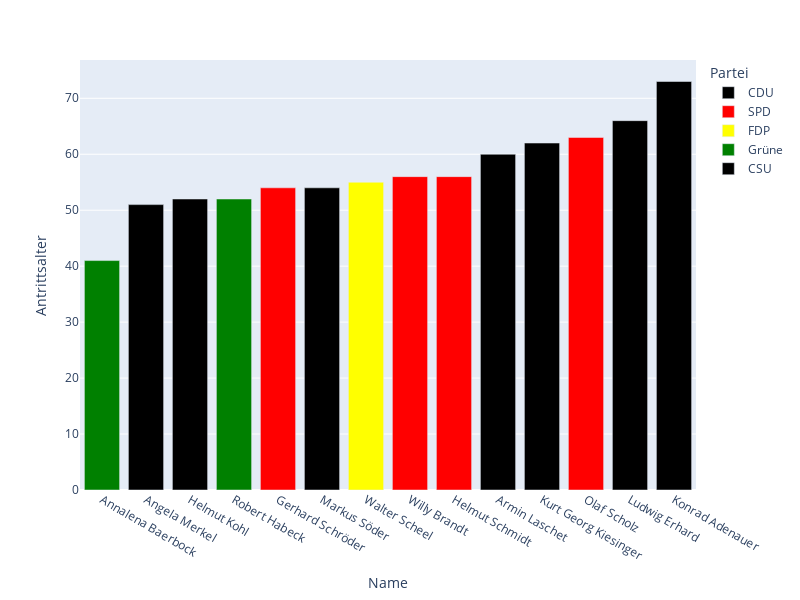

The code cell stored with this chart in its notebook:
### Code cell
import plotly.express as px
fig1 = px.bar(df, x='Name', y='Antrittsalter',
             hover_data=['Name', 'Amtsantritt', "Abtritt"], color='Partei', height=600, width=800, color_discrete_map={
                "CDU":"black",
                "SPD": "red",
                "Grüne": "green",
                "FDP": "yellow",
                "CSU": "black"})
fig1.update_layout(xaxis={'categoryorder':'total ascending'})
fig1.show()

### Figure 1 — Plotly figure (JSON) as saved in the notebook; plotly's stock layout.template omitted (floating-point values rounded to 4 significant figures)
{"data": [{"alignmentgroup": "True", "customdata": [["1949-09-15T00:00:00", "1963-10-16T00:00:00"], ["1963-10-16T00:00:00", "1966-12-01T00:00:00"], ["1966-12-01T00:00:00", "1969-10-21T00:00:00"], ["1982-10-01T00:00:00", "1998-10-27T00:00:00"], ["2005-11-22T00:00:00", "2021-10-31T00:00:00"], ["2021-10-31T00:00:00", 0]], "hovertemplate": "Partei=CDU<br>Name=%{x}<br>Antrittsalter=%{y}<br>Amtsantritt=%{customdata[0]}<br>Abtritt=%{customdata[1]}<extra></extra>", "legendgroup": "CDU", "marker": {"color": "black"}, "name": "CDU", "offsetgroup": "CDU", "orientation": "v", "showlegend": true, "textposition": "auto", "type": "bar", "x": ["Konrad Adenauer", "Ludwig Erhard", "Kurt Georg Kiesinger", "Helmut Kohl", "Angela Merkel", "Armin Laschet"], "xaxis": "x", "y": [73, 66, 62, 52, 51, 60], "yaxis": "y"}, {"alignmentgroup": "True", "customdata": [["1969-10-21T00:00:00", "1974-04-07T00:00:00"], ["1974-04-16T00:00:00", "1982-10-01T00:00:00"], ["1998-10-27T00:00:00", "2005-11-22T00:00:00"], ["2021-10-31T00:00:00", 0]], "hovertemplate": "Partei=SPD<br>Name=%{x}<br>Antrittsalter=%{y}<br>Amtsantritt=%{customdata[0]}<br>Abtritt=%{customdata[1]}<extra></extra>", "legendgroup": "SPD", "marker": {"color": "red"}, "name": "SPD", "offsetgroup": "SPD", "orientation": "v", "showlegend": true, "textposition": "auto", "type": "bar", "x": ["Willy Brandt", "Helmut Schmidt", "Gerhard Schröder", "Olaf Scholz"], "xaxis": "x", "y": [56, 56, 54, 63], "yaxis": "y"}, {"alignmentgroup": "True", "customdata": [["1974-04-07T00:00:00", "1974-04-16T00:00:00"]], "hovertemplate": "Partei=FDP<br>Name=%{x}<br>Antrittsalter=%{y}<br>Amtsantritt=%{customdata[0]}<br>Abtritt=%{customdata[1]}<extra></extra>", "legendgroup": "FDP", "marker": {"color": "yellow"}, "name": "FDP", "offsetgroup": "FDP", "orientation": "v", "showlegend": true, "textposition": "auto", "type": "bar", "x": ["Walter Scheel"], "xaxis": "x", "y": [55], "yaxis": "y"}, {"alignmentgroup": "True", "customdata": [["2021-10-31T00:00:00", 0], ["2021-10-31T00:00:00", 0]], "hovertemplate": "Partei=Grüne<br>Name=%{x}<br>Antrittsalter=%{y}<br>Amtsantritt=%{customdata[0]}<br>Abtritt=%{customdata[1]}<extra></extra>", "legendgroup": "Grüne", "marker": {"color": "green"}, "name": "Grüne", "offsetgroup": "Grüne", "orientation": "v", "showlegend": true, "textposition": "auto", "type": "bar", "x": ["Annalena Baerbock", "Robert Habeck"], "xaxis": "x", "y": [41, 52], "yaxis": "y"}, {"alignmentgroup": "True", "customdata": [["2021-10-31T00:00:00", 0]], "hovertemplate": "Partei=CSU<br>Name=%{x}<br>Antrittsalter=%{y}<br>Amtsantritt=%{customdata[0]}<br>Abtritt=%{customdata[1]}<extra></extra>", "legendgroup": "CSU", "marker": {"color": "black"}, "name": "CSU", "offsetgroup": "CSU", "orientation": "v", "showlegend": true, "textposition": "auto", "type": "bar", "x": ["Markus Söder"], "xaxis": "x", "y": [54], "yaxis": "y"}], "layout": {"barmode": "relative", "height": 600, "legend": {"title": {"text": "Partei"}, "tracegroupgap": 0}, "margin": {"t": 60}, "width": 800, "xaxis": {"anchor": "y", "autorange": true, "categoryorder": "total ascending", "domain": [0, 1], "range": [-0.5, 13.5], "title": {"text": "Name"}, "type": "category"}, "yaxis": {"anchor": "x", "autorange": true, "domain": [0, 1], "range": [0, 76.84], "title": {"text": "Antrittsalter"}, "type": "linear"}}}
